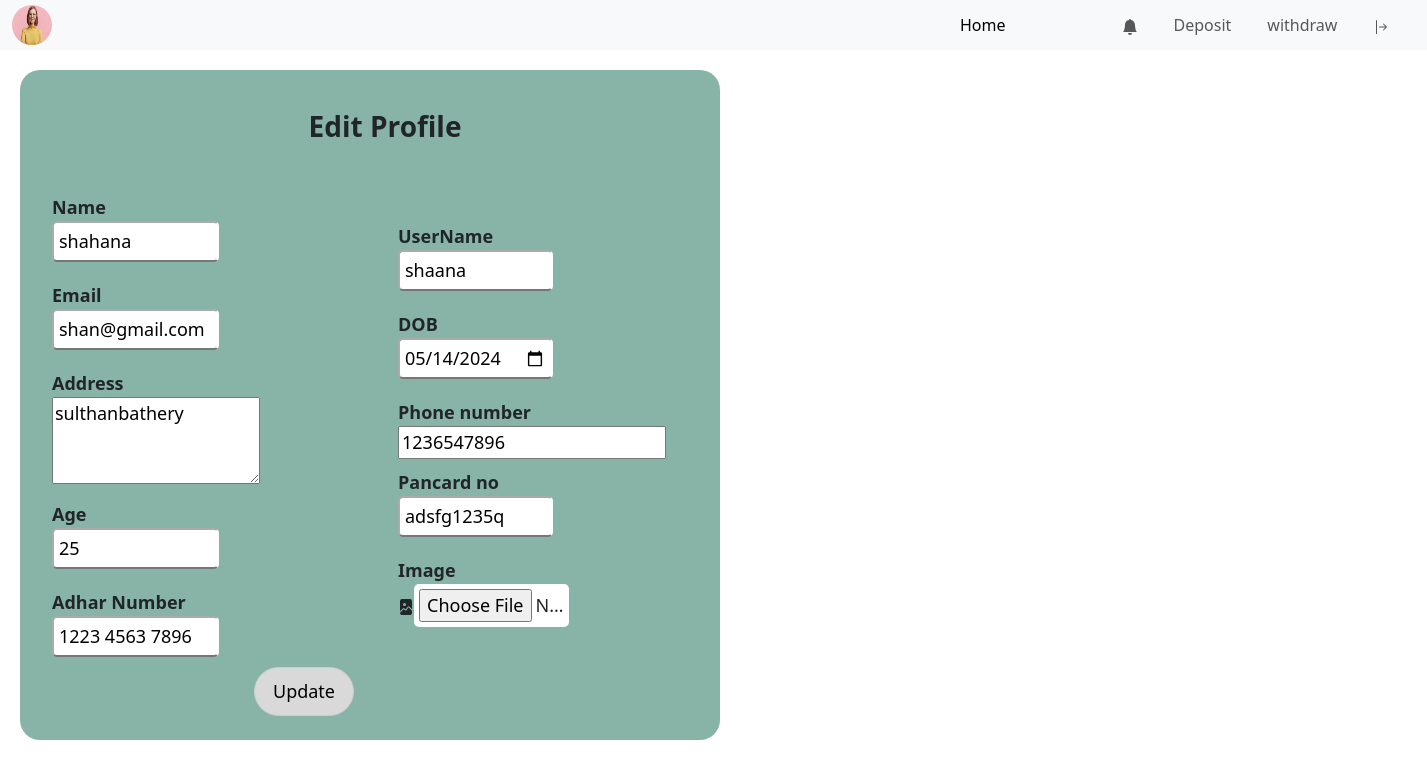
The app's page /profileedit/4 (signed in), older data.
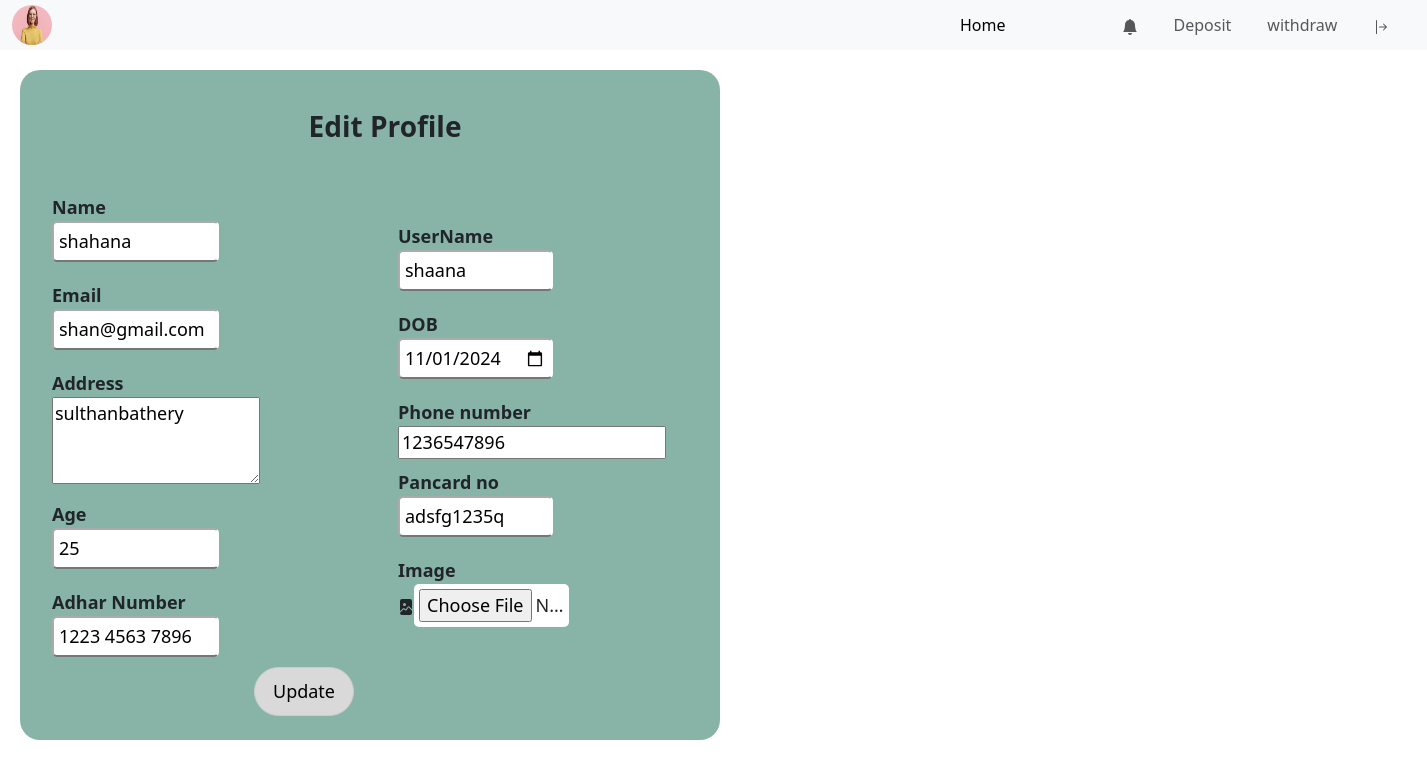
The same page, newer data.
### app/models.py (models this page shows, shortened)
class CustomeUser(AbstractUser):
    age=models.IntegerField(null=True,blank=True)
    Phonenumber=models.IntegerField(null=True,blank=True,unique=True)
    Address=models.CharField(null=True,blank=True,max_length=100)
    DOB=models.DateField(null=True,blank=True)
    InitialAmount=models.IntegerField(null=True,blank=True)
    AccountNumber=models.CharField(null=True,blank=True,max_length=100,unique=True)
    Pancardno=models.CharField(null=True,blank=True,max_length=100,unique=True)
    AdharNumber=models.CharField(null=True,blank=True,max_length=100,unique=True)
    Ifsc=models.IntegerField(null=True,blank=True)
    Branch=models.CharField(null=True,blank=True ,max_length=100)
    Pincode=models.IntegerField(null=True,blank=True)
    usertype=models.CharField(max_length=200)
    Image=models.FileField(null=True,blank=True)

### app/views.py (the view)
# urls.py: path('profileedit/<int:id>',views.profileedit,name='profileedit'),
def profileedit(request,id):
    datas=CustomeUser.objects.get(id=request.user.id)
    if request.method == 'POST':
        datas.first_name=request.POST['Name']
        datas.age=request.POST['age']
        datas.Phonenumber=request.POST['Phonenumber']
        datas.DOB=request.POST['DOB']
        datas.Address=request.POST['Address']
        datas.email=request.POST['Email']
        datas.username=request.POST['UserName']
        datas.Pancardno=request.POST['Pancardno']
        datas.AdharNumber=request.POST['AdharNumber']
        if 'Image' in request.FILES:
            datas.Image = request.FILES['Image']
        datas.save()
        return redirect(userprofile)
    else:
        print(f"Debug: DOB - {datas.DOB}")
        return render(request,'user/profileedit.html',{'datas':datas})

### template/user/profileedit.html (shortened to what this page needs)
{% extends 'user/home.html' %}
{% block content %}
<div class="container">
    <form action="{% url 'profileedit' id=datas.id %}" method="POST" enctype="multipart/form-data">
        <h3>Edit Profile</h3>
        <div class="row d-flex align-items-center ">
            <div class=" col-sm-6  " style=" padding-right:1px;padding-left:0px;">
                  <label for="name"><b>Name</b></label><br>
                  <input type="text" placeholder="Name" name="Name" value="{{datas.first_name}}"  ><br>
                  <label for="Email"><b>Email</b></label><br>
                  <input type="email" placeholder="Email" name="Email" value="{{ datas.email }}"><br>
                  <label for="Address"><b>Address</b></label><br>
                  <textarea id="Address" name="Address" rows="3" cols="18" >{{datas.Address}}</textarea><br>
                  <label for="Age"><b>Age</b></label><br>
                  <input type="number" placeholder="Age" name='age' value="{{datas.age}}"><br>
                  <label for="Adhar Number"><b>Adhar Number</b></label><br>
                  <input type="text" placeholder="Adhar Number"  maxlength="14" name='AdharNumber' value="{{datas.AdharNumber}}"><br>
            </div>
            <div class="col-sm-6 " >
                <label for="UserName"><b>UserName</b></label><br>
                <input type="text" placeholder="UserName" name="UserName" value="{{datas.username}}" ><br>
                <label for="DOB"><b>DOB</b></label><br>
                <input type="date" placeholder="DOB" name="DOB" value="{{datas.DOB|date:'Y-m-d'}}"><br>
                <label for="Phone number"><b>Phone number</b></label><br>
                <input type="tel" placeholder="Phone number"  name='Phonenumber' value="{{datas.Phonenumber}}"><br>
                <label for="Pancard no"><b>Pancard no</b></label><br>
                <input type="text" placeholder="Pancard no" pattern="[A-Za-z]{5}[0-9]{4}[A-Za-z]{1}" name='Pancardno' value="{{datas.Pancardno}}"><br>
                <label for="Image"><b>Image</b></label><br>
                <a></a><input type="file" name="Image"  value="{{datas.Image}}">
              </div>
              <div>
              <button type="submit">Update</button>
              </div>
      </div>
         </form>
  </div>
{% endblock %}

Row changes from the older to the newer data that the page shows:
changed CustomeUser "shahana": DOB "05/14/2024" → "11/01/2024"
